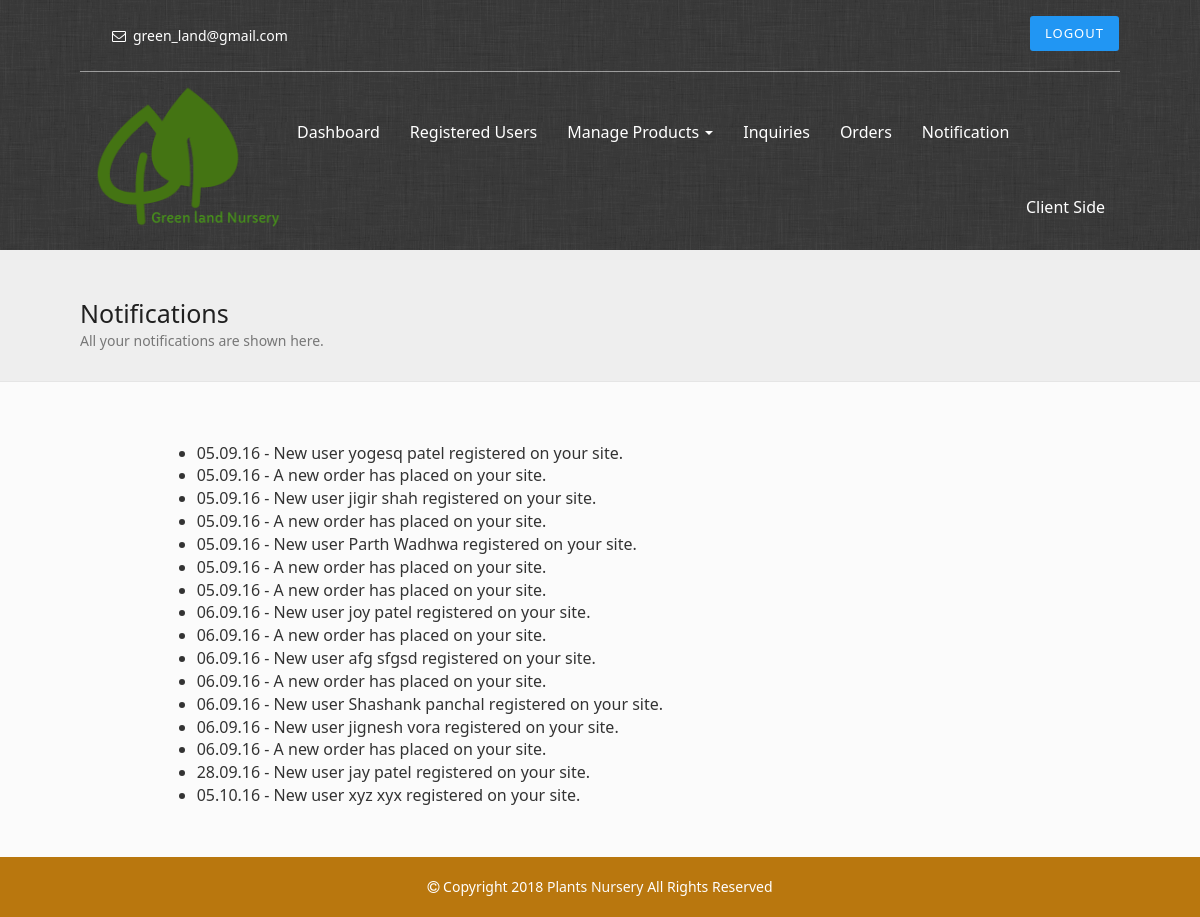
The app's page /admin/notification.php (signed in) with its own data.
### tables this page shows
CREATE TABLE IF NOT EXISTS `admin_notification` (
  `id` int(11) NOT NULL AUTO_INCREMENT,
  `message` varchar(255) NOT NULL,
  PRIMARY KEY (`id`)
);

### admin/notification.php (the view, shortened to what this page needs)
<!DOCTYPE html>
<html lang="en">
<head>
	<?php include 'include/head.php'; include 'php/access.php';?>
</head>
<body>
	<?php include 'include/navbar.php'; ?>
	<header class="nav-bg">
	</header>
	<div class="pageheader">
		<div class="container">
			<div class="row">
				<div class="col-xs-12">
					<h2>Notifications</h2>
					<span>All your notifications are shown here.</span>
				</div>
			</div>
		</div>
	</div>
	<div class="container first-container" style="font-size:16px;">
		<div class="row">
			<div class="col-xs-10 col-xs-offset-1">
				<?php
				require 'php/connect.php';
				$str = "SELECT * FROM admin_notification";
				$que = mysqli_query($conn,$str);
				if (mysqli_num_rows($que) > 0) {
					echo "<ul>";
					while ($row = mysqli_fetch_array($que))
					{
						echo '<li>'.$row['message'].'</li>';
					}
					echo "</ul>";
				}
				else {
					echo '
					<p>No notification available</p>
					';
				}
				?>
			</div>
		</div>
	</div>
	<?php include 'include/footer.php'; ?>
</body>
</html>

### admin/css/main.css (style rules this page uses)
.container, .container-fluid { width: 1070px !important; }
.pageheader { background: #eee; padding: 30px 0; margin-bottom: 60px; border-bottom: 1px solid #e5e5e5; }
.pageheader h2 { font-size: 25px; color: #202020; margin-bottom: 3px; }
.pageheader span { color: #777; }
.first-container { padding:0 0 40px 0; min-height: 210px; }
.nav-bg { background-color: #64B5F6; background-image: url(../images/bg.png); min-height: 250px; color: #FFF; }

### records on screen
admin_notification: message "05.09.16 - New user yogesq patel registered on your site."
admin_notification: message "05.09.16 - A new order has placed on your site."
admin_notification: message "05.09.16 - New user jigir shah registered on your site."
admin_notification: message "05.09.16 - A new order has placed on your site."
admin_notification: message "05.09.16 - New user Parth Wadhwa registered on your site."
admin_notification: message "05.09.16 - A new order has placed on your site."
admin_notification: message "05.09.16 - A new order has placed on your site."
admin_notification: message "06.09.16 - New user joy patel registered on your site."
admin_notification: message "06.09.16 - A new order has placed on your site."
admin_notification: message "06.09.16 - New user afg sfgsd registered on your site."
admin_notification: message "06.09.16 - A new order has placed on your site."
admin_notification: message "06.09.16 - New user Shashank panchal registered on your site."
admin_notification: message "06.09.16 - New user jignesh vora registered on your site."
admin_notification: message "06.09.16 - A new order has placed on your site."
admin_notification: message "28.09.16 - New user jay patel registered on your site."
admin_notification: message "05.10.16 - New user xyz xyx registered on your site."
